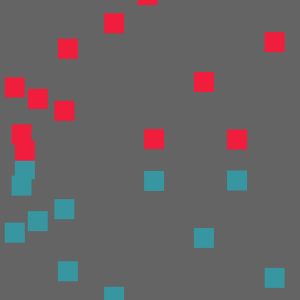
Frame 1 (no input)
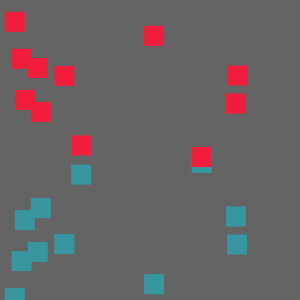
Frame 60 (the mouse pressed at the canvas centre just before this capture)
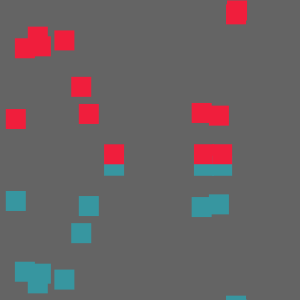
Frame 120 (the mouse held since frame 60 and released just before this capture)

The Processing sketch that drew these frames (run headless with seeded random() and noise(); from frame 60 on, the mouse is pressed at the canvas centre):

// Processing sketch: processing_39766
// ── processing_39766.pde

int num = 20; // 20 variables

// create the arrays
float[] x = new float[num]; // x-coordinate
float[] y = new float[num]; // y-coordinate
float[] speed = new float[num]; // speed

void setup() {
  size(300, 300);

  // seed the array
  for (int i=0; i < num;i++) {
    x[i] = random(width);
    y[i] = random(height);
    speed[i] = random(.5, 2);
  }
}

void draw() {
  background(100);
  
  for (int i=0; i < num; i++) {
    
    //set origin at middle of sketch
    pushMatrix();
    translate(0, height/2);
    
    // draw rising rectangles
    noStroke();    
    fill(55,150,160);
    rect(x[i], y[i], 20, 20); 
    
    // draw falling rectangles
    fill(240,30,60);
    rect(x[i],-y[i],20,20);
    
    popMatrix();
    
    // set variables speed
    y[i] = y[i] + speed[i];
    if (y[i] > height) {
      y[i] = 0; 
    } 
  } 
}
